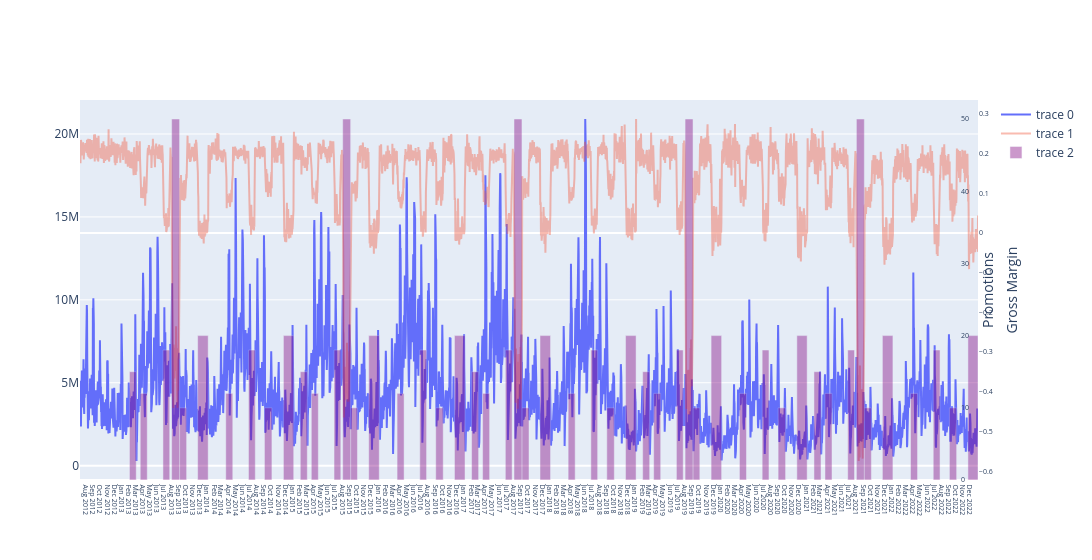

Here is the notebook cell this chart was saved with:
### Code cell
fig = make_subplots()

fig.add_trace(go.Scatter(x=files['sales']['Date'], y=files['sales']['Revenue'], mode='lines'))
fig.add_trace(go.Scatter(x=files['sales']['Date'], y=files['sales']['gross_margin'], mode='lines', opacity=0.4, yaxis='y2'))
fig.add_trace(go.Bar(x=files['promotions']['start_date'], y=files['promotions']['discount_value'], width=files['promotions']['duration'], offset=0, opacity=0.4, yaxis='y3', marker_color='purple'))


fig.update_xaxes(
    tickformat='%b %Y',
    dtick='M1',
    tickfont=dict(size=7)
)

fig.update_layout(
    width = 1300,

    yaxis2=dict(
        title="Gross Margin",
        overlaying='y',
        side='right',
        showgrid=False,
        tickfont=dict(size=7)
    ),

    yaxis3=dict(
        title="Promotions",
        overlaying='y',
        side='right',
        showgrid=False,
        tickfont=dict(size=7),
        anchor="free",
        position=0.98
    )
)
fig.show()
